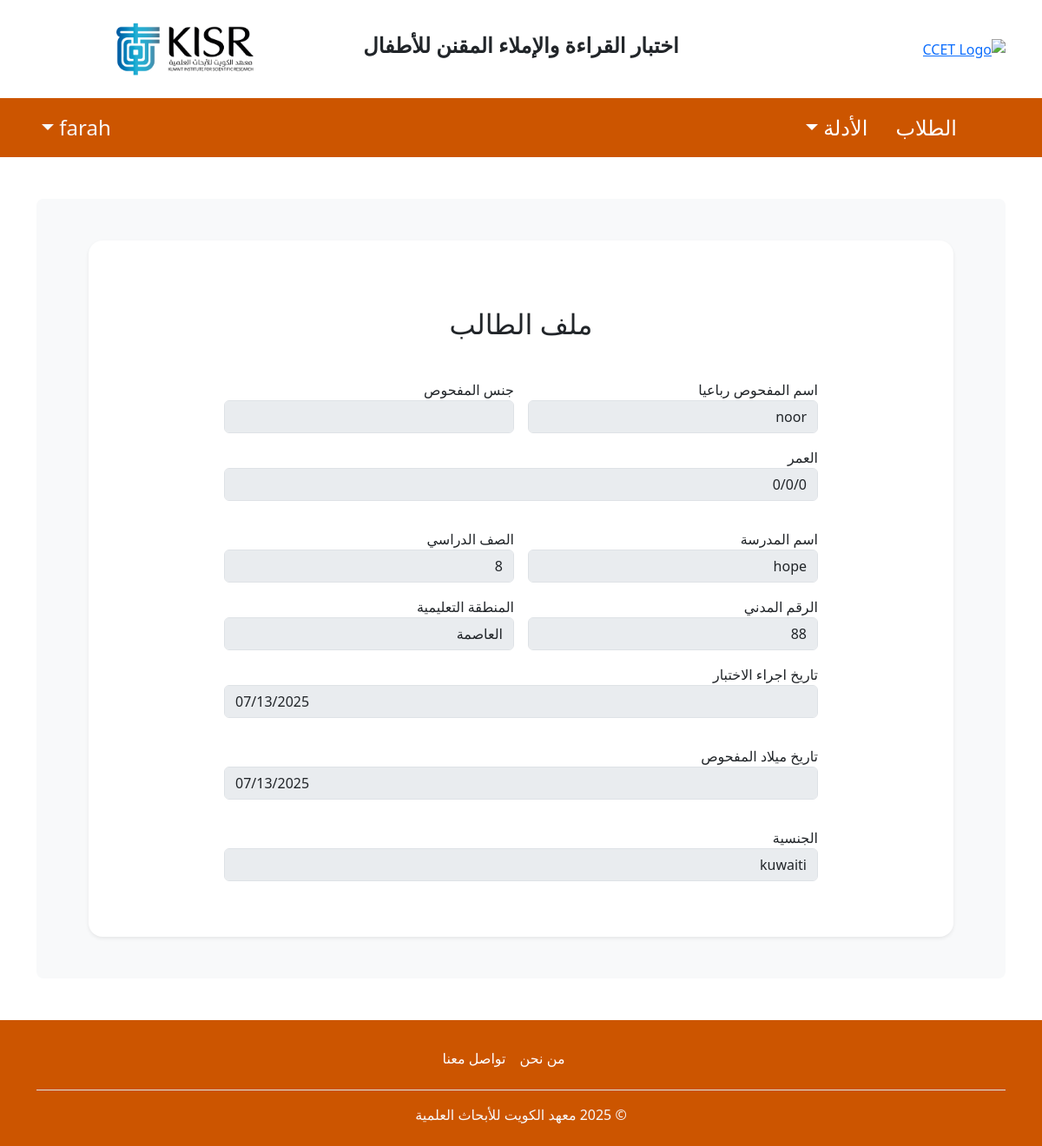
Page /studentProfile/5 (signed in) on the committed database.
### electronic_diagnosis_test/models.py (models this page shows, shortened)
class Student(models.Model):
    examiner = models.ForeignKey(User, on_delete=models.CASCADE, related_name='examiner_id')
    studentName = models.CharField(max_length=60)
    gender = models.CharField(max_length=60)
    schoolName = models.CharField(max_length=60)
    grade = models.CharField(max_length=60)
    civilID = models.IntegerField()
    eduDistrict = models.CharField(max_length=60)
    nationality = models.CharField(max_length=60)
    examDate = models.DateField(max_length=60)
    birthDate = models.DateField(max_length=60)
    age = models.CharField(max_length=60)

### electronic_diagnosis_test/views.py (the view)
# urls.py: path('studentProfile/<int:id>', views.studentProfile, name='studentProfile'),
@login_required(login_url="/login")
def studentProfile(request, id):
        return render(request, "studentProfile.html", {
        "students": Student.objects.filter(id=id)})

### electronic_diagnosis_test/templates/studentProfile.html (shortened to what this page needs)
{%extends 'base.html'%} {%load static%} {%block content%} {% for Students in students %}
    <div class="form-card">
        <form action="" method="POST" class="form-horizontal" style="text-align: right; direction: rtl;">
            <div class="row g-3 mx-auto" style="width: 700px;">
                <div class="modal-header p-4">
                    <h2 class="modal-title text-lg-purple w-100 text-center "> ملف الطالب</h2>
                </div>
                <div class="col-md-6">
                    <label for="studentName" class="text-m-b"> اسم المفحوص رباعيا </label>
                    <input type="text" class="form-control " name="studentName" id="studentName" value="{{Students.studentName}}" disabled>
                </div>
                <div class="col-md-6">
                    <label for="sex" class="text-m-b"> جنس المفحوص </label>
                    <input type="text" class="form-control " name="studentName" id="studentName" value="{{Students.sex}}" disabled>
                </div>
                <div class="form-group mb-3">
                    <label for="schoolName" class="text-m-b"> العمر </label>
                    <input type="text" class="form-control" name="schoolName" id="schoolName" value="{{Students.age}}" disabled>
                </div>
                <div class="col-md-6">
                    <label for="schoolName" class="text-m-b"> اسم المدرسة</label>
                    <input type="text" class="form-control" name="schoolName" id="schoolName" value="{{Students.schoolName}}" disabled>
                </div>
                <div class="col-md-6">
                    <label for="grade" class="text-m-b"> الصف الدراسي</label>
                    <input type="text" class="form-control" name="schoolName" id="schoolName" value="{{Students.grade}}" disabled>
                </div>
                <div class="col-md-6">
                    <label for="civilID" class="text-m-b"> الرقم المدني </label>
                    <input type="text" class="form-control" name="civilID" id="civilID" value="{{Students.civilID}}" disabled>
                </div>
                <div class="col-md-6">
                    <label for="eduDistrict" class="text-m-b"> المنطقة التعليمية</label>
                    <input type="text" class="form-control" name="eduDistrict" id="eduDistrict" value="{{Students.eduDistrict}}" disabled>
                </div>
                <div class="form-group mb-3">
                    <label for="examDate" class="text-m-b">  تاريخ اجراء الاختبار</label>
                    <input type="date" class="form-control" name="birthDate" id="birthDate" value="{{Students.examDate|date:'Y-m-d'}}" disabled>
                </div>
                <div class="form-group mb-3">
                    <label for="birthDate" class="text-m-b"> تاريخ ميلاد المفحوص </label>
                    <input type="date" class="form-control" name="birthDate" id="birthDate" value="{{Students.birthDate|date:'Y-m-d'}}" disabled>
                </div>
                <div class="form-group mb-3">
                    <label for="nationality" class="text-m-b"> الجنسية </label>
                    <input type="text" class="form-control" name="nationality" id="nationality" value="{{Students.nationality}}" disabled>
                </div>
            </div>
        </form>
    </div>
{% endfor %} {%endblock%}

### electronic_diagnosis_test/templates/base.html (shortened to what this page needs)
{% load static %}
<!DOCTYPE html>
<html lang="ar" dir="rtl">
<head>
    <link href="https://cdn.jsdelivr.net/npm/bootstrap@5.3.3/dist/css/bootstrap.min.css" rel="stylesheet">
    <link href="https://cdn.jsdelivr.net/npm/bootstrap-icons@1.10.5/font/bootstrap-icons.css" rel="stylesheet">
    <link rel="stylesheet" href="{% static 'style/styles.css' %}">
</head>
<body class="d-flex flex-column min-vh-100">
    <header class="py-3">
        <div class="container">
            <div class="row align-items-center">
                <div class="col-3 text-end">
                    <a href="https://www.ccetkuwait.org">
                        <img src="{% static 'images/ccetLogo.jpg' %}" width="120" class="img-fluid" alt="CCET Logo">
                    </a>
                </div>
                <div class="col-6 text-center">
                    <h4 class="text-secondary-color fw-bold">
                        اختبار القراءة والإملاء المقنن للأطفال
                    </h4>
                </div>
                <div class="col-3">
                    <a href="https://www.kisr.edu.kw">
                        <img src="{% static 'images/kisrlogo.png' %}" width="180" class="img-fluid" alt="KISR Logo">
                    </a>
                </div>
            </div>
        </div>
    </header>
    {% if user.is_authenticated %}
<nav class="navbar navbar-expand-lg navbar-dark bg-primary-color">
    <div class="container d-flex justify-content-between align-items-center">
        <ul class="navbar-nav flex-row-reverse">
            {% if user.is_staff %}
            <li class="nav-item mx-2">
                <a href="{% url 'admin' %}" class="nav-link text-light fs-4">المستخدمين</a>
            </li>
            {% else %}
                                    <li class="nav-item dropdown mx-2">
                                        <a class="nav-link dropdown-toggle text-light fs-4" href="#" role="button" id="dropdownMenuLink" data-bs-toggle="dropdown" aria-expanded="false">
                                            الأدلة
                                        </a>
                                    </li>
            <li class="nav-item mx-2">
                <a href="{% url 'examinerPage' %}" class="nav-link text-light fs-4">الطلاب</a>
            </li>
            {% endif %}
        </ul>
        <div class="dropdown">
            <a class="link-light fs-4 dropdown-toggle text-decoration-none" href="#" role="button" id="dropdownMenuLinkUser" data-bs-toggle="dropdown" aria-expanded="false">
                {{ user }}
            </a>
        </div>
    </div>
</nav>
{% endif %}
    <main class="flex-grow-1">
        <div class="container py-5 ">
            <div class="p-5 bg-body-tertiary rounded-3" >
                <div class="container" >
                    <div class="bg-white p-5 rounded-4 shadow-sm">
                        {% block content %}{% endblock content %}
                    </div>
                </div>
            </div>
        </div>
    </main>
    <footer class="py-4 mt-auto bg-primary-color">
        <div class="container">
            <ul class="nav justify-content-center border-bottom pb-3 mb-3">
                <li class="nav-item"><a href="{% url 'about' %}" class="nav-link px-2 text-light">من نحن</a></li>
                <li class="nav-item"><a href="{% url 'contact' %}" class="nav-link px-2 text-light">تواصل معنا</a></li>
            </ul>
            <p class="text-center text-light mb-0">© 2025 معهد الكويت للأبحاث العلمية</p>
        </div>
    </footer>
</body>
</html>

### electronic_diagnosis_test/static/style/styles.css (style rules this page uses)
:root { --primary-color: #cc5500; --primary-hover: #b34700; --text-color: #ffffff; }
.bg-primary-color { background-color: var(--primary-color) !important; }
.nav-link { color: var(--text-color) !important; transition: 0.3s; }
footer { background-color: var(--primary-color); color: var(--text-color); }
footer .nav-link { color: var(--text-color) !important; }
.bg-white { box-shadow: 0 4px 20px rgba(0, 0, 0, 0.08); }
.form-card { max-width: 700px; margin: auto; }

### rows in the picture
Student: studentName "noor", schoolName "0/0/0", schoolName "hope", schoolName "8", civilID "88", eduDistrict "العاصمة", birthDate "07/13/2025", nationality "kuwaiti"

### other values in the picture
{{ user }} "farah"
